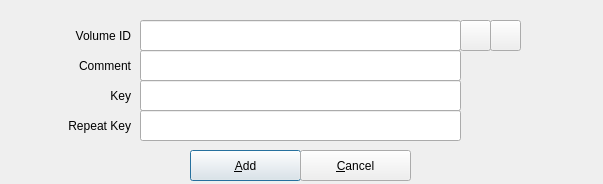
<?xml version="1.0" encoding="UTF-8"?>
<ui version="4.0">
 <class>walletconfiginput</class>
 <widget class="QDialog" name="walletconfiginput">
  <property name="windowModality">
   <enum>Qt::ApplicationModal</enum>
  </property>
  <property name="geometry">
   <rect>
    <x>0</x>
    <y>0</y>
    <width>603</width>
    <height>184</height>
   </rect>
  </property>
  <property name="windowTitle">
   <string>Add An Entry To Wallet</string>
  </property>
  <widget class="QPushButton" name="pushButtonAdd">
   <property name="geometry">
    <rect>
     <x>190</x>
     <y>150</y>
     <width>111</width>
     <height>31</height>
    </rect>
   </property>
   <property name="text">
    <string>&amp;Add</string>
   </property>
  </widget>
  <widget class="QPushButton" name="pushButtonCancel">
   <property name="geometry">
    <rect>
     <x>300</x>
     <y>150</y>
     <width>111</width>
     <height>31</height>
    </rect>
   </property>
   <property name="text">
    <string>&amp;Cancel</string>
   </property>
  </widget>
  <widget class="QFrame" name="frame">
   <property name="geometry">
    <rect>
     <x>10</x>
     <y>10</y>
     <width>581</width>
     <height>141</height>
    </rect>
   </property>
   <widget class="QLabel" name="label">
    <property name="geometry">
     <rect>
      <x>10</x>
      <y>10</y>
      <width>111</width>
      <height>31</height>
     </rect>
    </property>
    <property name="text">
     <string>Volume ID</string>
    </property>
    <property name="alignment">
     <set>Qt::AlignRight|Qt::AlignTrailing|Qt::AlignVCenter</set>
    </property>
    <property name="wordWrap">
     <bool>true</bool>
    </property>
   </widget>
   <widget class="QLabel" name="label_2">
    <property name="geometry">
     <rect>
      <x>10</x>
      <y>40</y>
      <width>111</width>
      <height>31</height>
     </rect>
    </property>
    <property name="text">
     <string>Comment</string>
    </property>
    <property name="alignment">
     <set>Qt::AlignRight|Qt::AlignTrailing|Qt::AlignVCenter</set>
    </property>
    <property name="wordWrap">
     <bool>true</bool>
    </property>
   </widget>
   <widget class="QLabel" name="label_3">
    <property name="geometry">
     <rect>
      <x>10</x>
      <y>70</y>
      <width>111</width>
      <height>31</height>
     </rect>
    </property>
    <property name="text">
     <string>Key</string>
    </property>
    <property name="alignment">
     <set>Qt::AlignRight|Qt::AlignTrailing|Qt::AlignVCenter</set>
    </property>
    <property name="wordWrap">
     <bool>true</bool>
    </property>
   </widget>
   <widget class="QLabel" name="label_4">
    <property name="geometry">
     <rect>
      <x>10</x>
      <y>100</y>
      <width>111</width>
      <height>31</height>
     </rect>
    </property>
    <property name="text">
     <string>Repeat Key</string>
    </property>
    <property name="alignment">
     <set>Qt::AlignRight|Qt::AlignTrailing|Qt::AlignVCenter</set>
    </property>
    <property name="wordWrap">
     <bool>true</bool>
    </property>
   </widget>
   <widget class="QLineEdit" name="lineEditVolumeID">
    <property name="geometry">
     <rect>
      <x>130</x>
      <y>10</y>
      <width>321</width>
      <height>31</height>
     </rect>
    </property>
   </widget>
   <widget class="QLineEdit" name="lineEditComment">
    <property name="geometry">
     <rect>
      <x>130</x>
      <y>40</y>
      <width>321</width>
      <height>31</height>
     </rect>
    </property>
   </widget>
   <widget class="QLineEdit" name="lineEditKey">
    <property name="geometry">
     <rect>
      <x>130</x>
      <y>70</y>
      <width>321</width>
      <height>31</height>
     </rect>
    </property>
   </widget>
   <widget class="QLineEdit" name="lineEditRepeatKey">
    <property name="geometry">
     <rect>
      <x>130</x>
      <y>100</y>
      <width>321</width>
      <height>31</height>
     </rect>
    </property>
   </widget>
   <widget class="QPushButton" name="pushButtonImageFile">
    <property name="geometry">
     <rect>
      <x>450</x>
      <y>10</y>
      <width>31</width>
      <height>31</height>
     </rect>
    </property>
    <property name="text">
     <string/>
    </property>
   </widget>
   <widget class="QPushButton" name="pushButtonVolume">
    <property name="geometry">
     <rect>
      <x>480</x>
      <y>10</y>
      <width>31</width>
      <height>31</height>
     </rect>
    </property>
    <property name="text">
     <string/>
    </property>
   </widget>
  </widget>
 </widget>
 <tabstops>
  <tabstop>lineEditVolumeID</tabstop>
  <tabstop>pushButtonImageFile</tabstop>
  <tabstop>pushButtonVolume</tabstop>
  <tabstop>lineEditComment</tabstop>
  <tabstop>lineEditKey</tabstop>
  <tabstop>lineEditRepeatKey</tabstop>
  <tabstop>pushButtonAdd</tabstop>
  <tabstop>pushButtonCancel</tabstop>
 </tabstops>
 <resources/>
 <connections/>
</ui>
